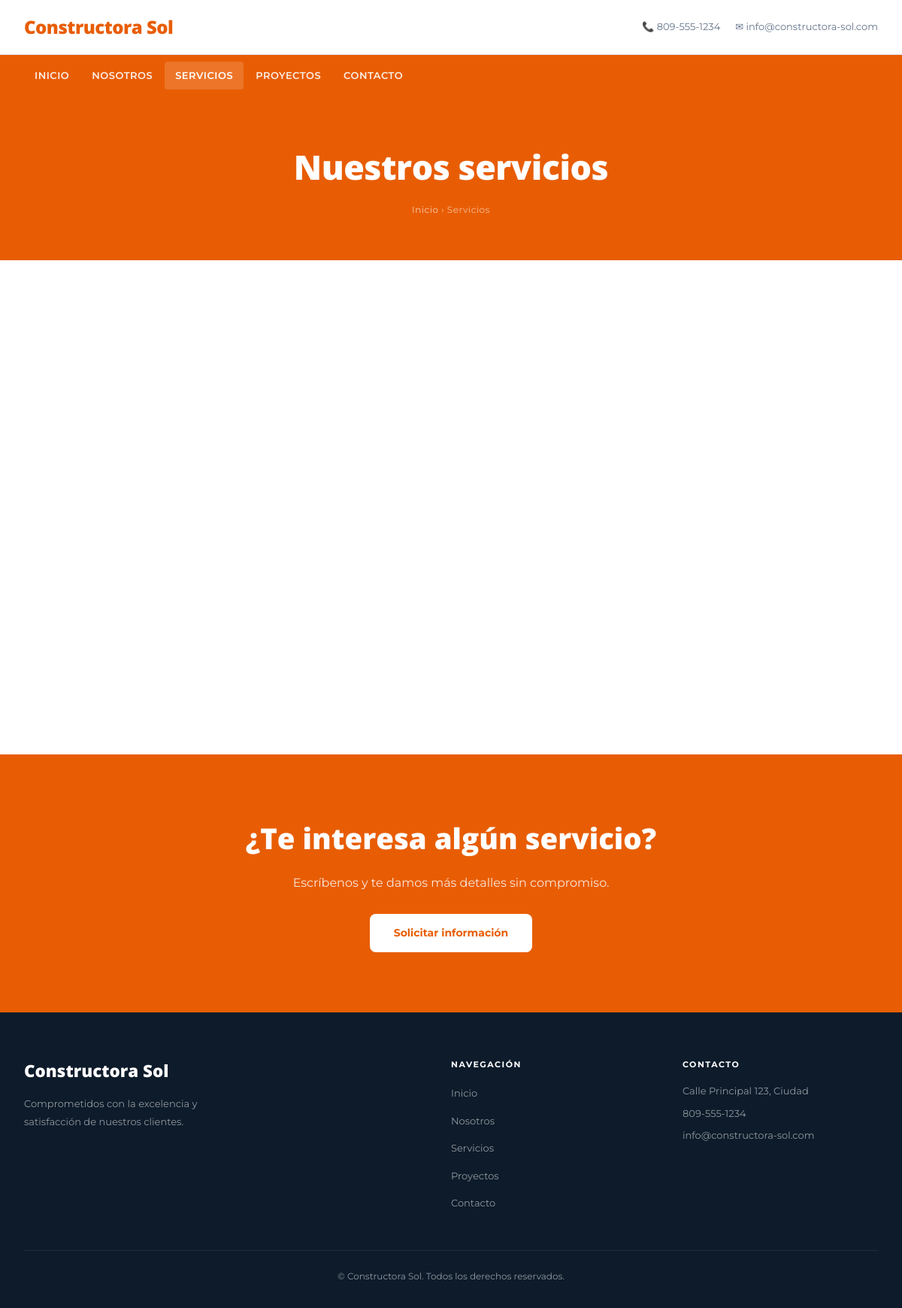
The app's page /s/constructora-sol/servicios/ with its own data.
### tables this page shows
CREATE TABLE sitios (
            id           INTEGER PRIMARY KEY AUTOINCREMENT,
            usuario_id   INTEGER NOT NULL REFERENCES usuarios(id) ON DELETE CASCADE,
            plantilla_id INTEGER NOT NULL REFERENCES plantillas(id),
            slug         TEXT    UNIQUE NOT NULL,
            nombre       TEXT    NOT NULL,
            activo       INTEGER DEFAULT 1,
            created_at   TEXT    DEFAULT (datetime('now'))
        );

CREATE TABLE configuracion_sitio (
            id       INTEGER PRIMARY KEY AUTOINCREMENT,
            sitio_id INTEGER NOT NULL REFERENCES sitios(id) ON DELETE CASCADE,
            clave    TEXT    NOT NULL,
            valor    TEXT    NOT NULL DEFAULT '',
            UNIQUE(sitio_id, clave)
        );

### app.py (the view)
@app.route('/s/<slug>/<pagina>/')
@app.route('/s/<slug>/<pagina>')
def ver_pagina(slug, pagina):
    sitio = obtener_sitio_por_slug(slug)
    if not sitio or sitio['plantilla_tipo'] != 'web5' or pagina not in _PAGINAS_WEB5:
        abort(404)
    ctx = _contexto_sitio(sitio)
    return render_template(
        f'sites/empresa/{pagina}.html',
        sitio=sitio, pagina_activa=pagina, **ctx
    )

### app.py (called while the page is built)
def _contexto_sitio(sitio):
    sid = sitio['id']
    return {
        'config':   get_config_sitio(sid),
        'secciones': {
            'servicios': get_secciones_contenido(sid, 'servicios'),
            'proyectos': get_secciones_contenido(sid, 'proyectos'),
            'equipo':    get_secciones_contenido(sid, 'equipo'),
        },
    }

### db.py (called while the page is built)
def get_db():
    conn = sqlite3.connect(DB_PATH)
    conn.row_factory = sqlite3.Row
    conn.execute("PRAGMA journal_mode=WAL")
    return conn

def obtener_sitio_por_slug(slug: str):
    conn = get_db()
    row = conn.execute("""
        SELECT s.*, p.nombre AS plantilla_nombre, p.clave AS plantilla_clave, p.tipo AS plantilla_tipo
        FROM sitios s
        JOIN plantillas p ON p.id = s.plantilla_id
        WHERE s.slug = ? AND s.activo = 1
    """, (slug,)).fetchone()
    conn.close()
    return row

def get_config_sitio(sitio_id: int) -> dict:
    conn = get_db()
    rows = conn.execute(
        "SELECT clave, valor FROM configuracion_sitio WHERE sitio_id = ?", (sitio_id,)
    ).fetchall()
    conn.close()
    return {r['clave']: r['valor'] for r in rows}

def get_secciones_contenido(sitio_id: int, seccion: str) -> list:
    import json
    conn = get_db()
    rows = conn.execute(
        "SELECT datos FROM secciones_contenido WHERE sitio_id = ? AND seccion = ? ORDER BY orden",
        (sitio_id, seccion)
    ).fetchall()
    conn.close()
    result = []
    for r in rows:
        try:
            result.append(json.loads(r['datos']))
        except Exception:
            result.append({})
    return result

### templates/sites/empresa/servicios.html (shortened to what this page needs)
{% extends "sites/empresa/base.html" %}
{% block content %}
<section class="page-banner">
  <div class="container">
    <h1>{{ config.get('servicios_titulo_pagina', 'Nuestros servicios') }}</h1>
    <nav class="breadcrumb">
      <a href="/s/{{ sitio.slug }}/">Inicio</a>
      <span>›</span>
      <span>Servicios</span>
    </nav>
  </div>
</section>
<section style="padding:80px 0;">
  <div class="container">
    {% if secciones.servicios %}
    <div class="services-grid">
    </div>
    {% else %}
    <p style="text-align:center;color:#6b7280;padding:40px 0;">
      Próximamente publicaremos nuestros servicios aquí.
    </p>
    {% endif %}
  </div>
</section>
<section class="cta-section">
  <div class="container">
    <div class="cta-inner">
      <h2>¿Te interesa algún servicio?</h2>
      <p>Escríbenos y te damos más detalles sin compromiso.</p>
      <a href="/s/{{ sitio.slug }}/contacto/" class="btn-cta-light">Solicitar información</a>
    </div>
  </div>
</section>
{% endblock %}

### templates/sites/empresa/base.html (shortened to what this page needs)
<!DOCTYPE html>
<html lang="es">
<head>
  <link href="{{ url_for('static', filename='sites/empresa/style.css') }}" rel="stylesheet"/>
</head>
<body>
<header class="site-header" id="site-header">
  <div class="container">
    <a class="header-brand" href="{{ url_for('ver_sitio', slug=sitio.slug) }}">{% if config.get('logo_url') %}<img src="{{ config.get('logo_url') }}" alt="{{ config.get('nombre_negocio', sitio.nombre) }}" style="max-height:44px;width:auto;display:block;">{% else %}<span class="brand-text">{{ config.get('nombre_negocio', sitio.nombre) }}</span>{% endif %}</a>
    <div class="header-contact">
      {% if config.get('contacto_telefono') %}
        <span>📞 {{ config.get('contacto_telefono') }}</span>
      {% endif %}
      {% if config.get('contacto_email') %}
        <span>✉ {{ config.get('contacto_email') }}</span>
      {% endif %}
    </div>
  </div>
</header>
<nav class="navbar" id="navbar">
  <div class="container">
    <ul class="nav-list">
      {% set base = '/s/' + sitio.slug %}
      <li><a class="nav-link {% if pagina_activa=='inicio' %}active{% endif %}"
             href="{{ base }}/">Inicio</a></li>
      <li><a class="nav-link {% if pagina_activa=='nosotros' %}active{% endif %}"
             href="{{ base }}/nosotros/">Nosotros</a></li>
      <li><a class="nav-link {% if pagina_activa=='servicios' %}active{% endif %}"
             href="{{ base }}/servicios/">Servicios</a></li>
      <li><a class="nav-link {% if pagina_activa=='proyectos' %}active{% endif %}"
             href="{{ base }}/proyectos/">Proyectos</a></li>
      <li><a class="nav-link {% if pagina_activa=='contacto' %}active{% endif %}"
             href="{{ base }}/contacto/">Contacto</a></li>
    </ul>
  </div>
</nav>
{% block content %}{% endblock %}
<footer class="site-footer">
  <div class="container">
    <div class="footer-inner">
      <div class="footer-brand-col">
        <p class="footer-brand">{{ sitio.nombre }}</p>
        <p class="footer-desc">{{ config.get('footer_descripcion', 'Comprometidos con la excelencia y satisfacción de nuestros clientes.') }}</p>
      </div>
      <div class="footer-nav">
        <h4>Navegación</h4>
        <ul>
          {% set base = '/s/' + sitio.slug %}
          <li><a href="{{ base }}/">Inicio</a></li>
          <li><a href="{{ base }}/nosotros/">Nosotros</a></li>
          <li><a href="{{ base }}/servicios/">Servicios</a></li>
          <li><a href="{{ base }}/proyectos/">Proyectos</a></li>
          <li><a href="{{ base }}/contacto/">Contacto</a></li>
        </ul>
      </div>
      <div class="footer-contact-col">
        <h4>Contacto</h4>
        {% if config.get('contacto_direccion') %}<p>{{ config.get('contacto_direccion') }}</p>{% endif %}
        {% if config.get('contacto_telefono') %}<p>{{ config.get('contacto_telefono') }}</p>{% endif %}
        {% if config.get('contacto_email') %}<p>{{ config.get('contacto_email') }}</p>{% endif %}
      </div>
    </div>
    <div class="footer-bottom">
      <p>©  {{ sitio.nombre }}. Todos los derechos reservados.</p>
    </div>
  </div>
</footer>
</body>
</html>

### static/sites/empresa/style.css (style rules this page uses)
:root { --c-primary: #0bb180; --c-accent: #A90707; --c-light: #3B5998; --c-dark: #0d1b2a; --c-text: #2d3748; --c-muted: #64748b; --c-bg: #f8fafc; --c-border: #e2e8f0; --c-white: #ffffff; --f-heading: 'Open Sans', sans-serif; --f-body: 'Montserrat', sans-serif; --radius: 8px; --radius-lg: 16px; --shadow: 0 4px 16px rgba(0,0,0,0.10); --shadow-lg: 0 12px 40px rgba(0,0,0,0.14); --ease: cubic-bezier(0.4,0,0.2,1); --container: 1200px; }
*,*::before,*::after { box-sizing:border-box;margin:0;padding:0 }
html { scroll-behavior:smooth }
body { font-family:var(--f-body);color:var(--c-text);background:var(--c-white);line-height:1.65;-webkit-font-smoothing:antialiased }
a { color:inherit;text-decoration:none }
.container { max-width:var(--container);margin:0 auto;padding:0 clamp(16px,4vw,32px) }
.site-header { background:var(--c-white);border-bottom:1px solid var(--c-border);padding:16px 0;position:relative;z-index:100 }
.site-header .container { display:flex;align-items:center;justify-content:space-between;flex-wrap:wrap;gap:12px }
.header-brand { font-family:var(--f-heading);font-size:1.5rem;font-weight:800;color:var(--c-primary);letter-spacing:-0.5px }
.header-contact { display:flex;gap:20px;font-size:13px;color:var(--c-muted) }
.header-contact span { display:flex;align-items:center;gap:6px }
.navbar { background:var(--c-primary);position:sticky;top:0;z-index:200;width:100% }
.navbar .container { display:flex;align-items:center;justify-content:space-between;height:56px }
.nav-list { display:flex;list-style:none;gap:2px }
.nav-list li { display:inline-block }
.nav-list a { display:block;padding:8px 14px;color:rgba(255,255,255,0.9);font-size:13px;font-weight:600;text-transform:uppercase;letter-spacing:0.5px;transition:background 0.2s var(--ease);border-radius:4px }
.nav-list a:hover,.nav-list a.active { background:rgba(255,255,255,0.15);color:#fff }
section { padding:clamp(60px,10vw,96px) 0 }
.services-grid { display:grid;grid-template-columns:repeat(auto-fit,minmax(280px,1fr));gap:24px }
.cta-section { background:var(--c-primary);padding:80px 0 }
.cta-inner { text-align:center;color:#fff }
.cta-inner h2 { font-family:var(--f-heading);font-size:clamp(1.8rem,4vw,2.8rem);font-weight:800;margin-bottom:16px }
.cta-inner p { font-size:1.1rem;opacity:0.85;margin-bottom:32px;max-width:500px;margin-left:auto;margin-right:auto }
.site-footer { background:var(--c-dark);color:rgba(255,255,255,0.55);padding:60px 0 32px }
.footer-inner { display:grid;grid-template-columns:2fr 1fr 1fr;gap:48px;margin-bottom:40px }
.footer-brand { font-family:var(--f-heading);font-size:1.4rem;font-weight:800;color:#fff;margin-bottom:12px }
.footer-desc { font-size:13px;line-height:1.85;max-width:280px }
.footer-nav h4,.footer-contact-col h4 { color:#fff;font-size:11px;font-weight:700;text-transform:uppercase;letter-spacing:1.5px;margin-bottom:16px }
.footer-nav ul { list-style:none }
.footer-nav li { margin-bottom:10px }
.footer-nav a { color:rgba(255,255,255,0.55);font-size:13px;transition:color 0.2s }
.footer-contact-col p { font-size:13px;margin-bottom:8px }
.footer-bottom { padding-top:24px;border-top:1px solid rgba(255,255,255,0.08);text-align:center;font-size:12px }
.page-banner { background: var(--c-primary); padding: 56px 0 48px; text-align: center; color: #fff; }
.page-banner .breadcrumb { font-size: 12px; color: rgba(255,255,255,0.6); margin-bottom: 10px; letter-spacing: 0.5px; }
.page-banner .breadcrumb a { color: rgba(255,255,255,0.7); }
.page-banner h1 { font-family: var(--f-heading); font-size: clamp(1.8rem,4vw,2.8rem); font-weight: 800; color: #fff; margin-bottom: 10px; letter-spacing: -0.5px; }
.cta-section { background: var(--c-primary); padding: 80px 0; }
.cta-inner { text-align: center; color: #fff; }
.cta-inner h2 { font-family: var(--f-heading); font-size: clamp(1.6rem,3.5vw,2.4rem); font-weight: 800; margin-bottom: 14px; }
.cta-inner p { font-size: 1rem; opacity: .85; margin-bottom: 28px; max-width: 480px; margin-left: auto; margin-right: auto; }
.btn-cta-light { display: inline-flex; align-items: center; background: #fff; color: var(--c-primary); padding: 14px 32px; border-radius: var(--radius); font-weight: 700; font-size: 14px; transition: all .3s var(--ease); }
.services-grid { display: grid; grid-template-columns: repeat(auto-fit, minmax(260px,1fr)); gap: 28px; }

### records on screen
sitios: get "Constructora Sol", nombre "Constructora Sol"
configuracion_sitio: get "809-555-1234"
configuracion_sitio: get "info@constructora-sol.com"
configuracion_sitio: get "Comprometidos con la excelencia y satisfacción de nuestros clientes."
configuracion_sitio: get "Calle Principal 123, Ciudad"

### other values on screen
{{ config.get('servicios_titulo_pagina', 'Nuestros servicios') }} "Nuestros servicios"
